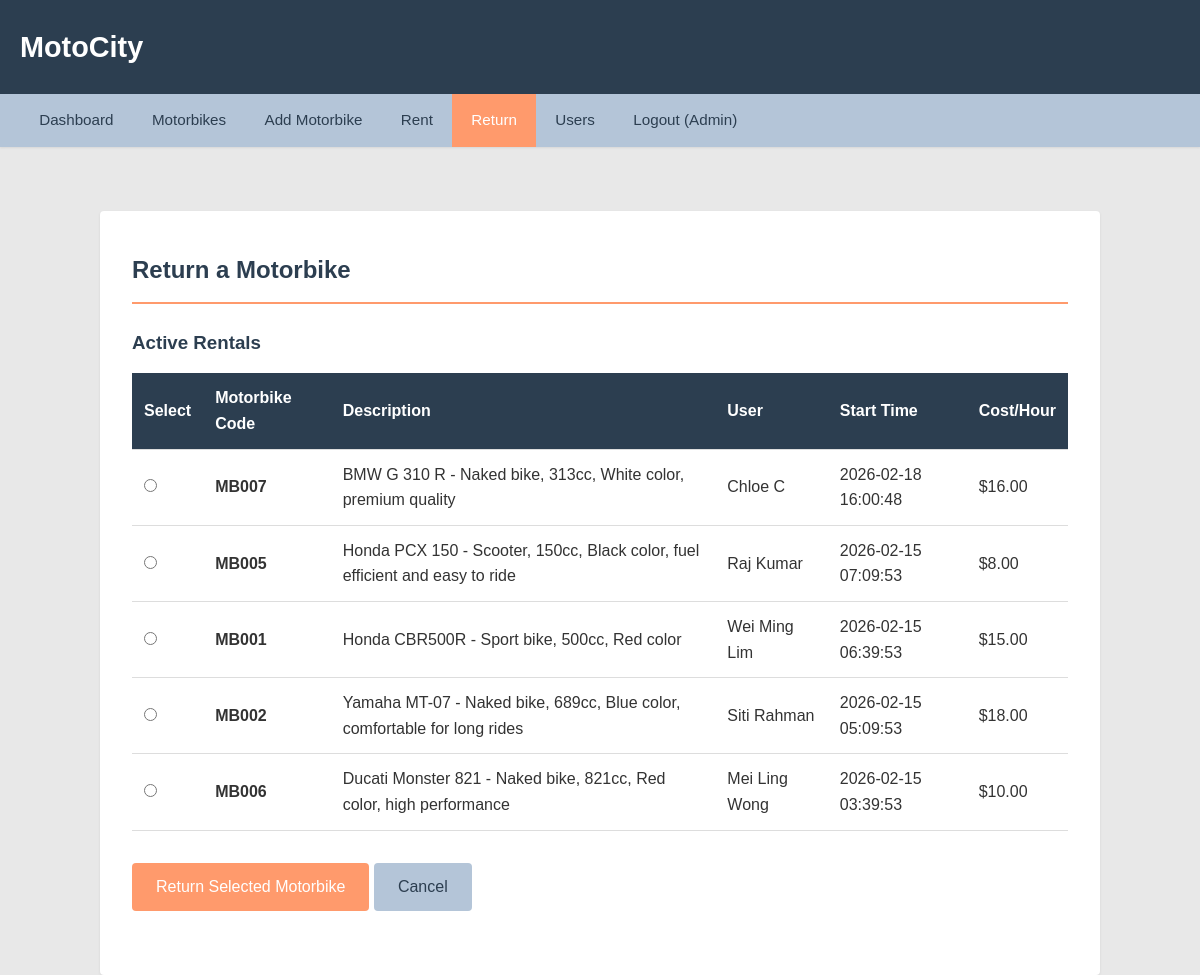
The app's page /return.php (signed in) with its own data.
### tables this page shows
CREATE TABLE `rentals` (
  `rentalId` int(11) NOT NULL AUTO_INCREMENT,
  `userId` int(11) NOT NULL,
  `motorbikeCode` varchar(50) NOT NULL,
  `startDateTime` datetime NOT NULL,
  `endDateTime` datetime DEFAULT NULL,
  `costPerHourAtStart` decimal(10,2) NOT NULL,
  `status` enum('ACTIVE','COMPLETED') NOT NULL DEFAULT 'ACTIVE',
  `created_at` timestamp NOT NULL DEFAULT current_timestamp(),
  PRIMARY KEY (`rentalId`),
  KEY `idx_user` (`userId`),
  KEY `idx_motorbike` (`motorbikeCode`),
  KEY `idx_status` (`status`),
  KEY `idx_start_date` (`startDateTime`),
  CONSTRAINT `rentals_ibfk_1` FOREIGN KEY (`userId`) REFERENCES `users` (`id`) ON DELETE CASCADE,
  CONSTRAINT `rentals_ibfk_2` FOREIGN KEY (`motorbikeCode`) REFERENCES `motorbikes` (`code`) ON DELETE CASCADE
);

CREATE TABLE `motorbikes` (
  `code` varchar(50) NOT NULL,
  `rentingLocation` varchar(200) NOT NULL,
  `description` text NOT NULL,
  `costPerHour` decimal(10,2) NOT NULL CHECK (`costPerHour` > 0),
  `created_at` timestamp NOT NULL DEFAULT current_timestamp(),
  PRIMARY KEY (`code`),
  KEY `idx_location` (`rentingLocation`)
);

CREATE TABLE `users` (
  `id` int(11) NOT NULL AUTO_INCREMENT,
  `name` varchar(100) NOT NULL,
  `surname` varchar(100) NOT NULL,
  `phone` varchar(20) NOT NULL,
  `email` varchar(150) NOT NULL,
  `type` enum('Administrator','User') NOT NULL DEFAULT 'User',
  `password` varchar(255) NOT NULL,
  `created_at` timestamp NOT NULL DEFAULT current_timestamp(),
  PRIMARY KEY (`id`),
  UNIQUE KEY `email` (`email`),
  KEY `idx_email` (`email`),
  KEY `idx_type` (`type`)
);

### classes/Auth.php (called while the page is built, shortened)
<?php
class Auth {
    public static function isAdmin() {
        return isset($_SESSION['user_type']) && $_SESSION['user_type'] === 'Administrator';
    }
}
?>

### classes/Database.php (called while the page is built, shortened)
<?php
class Database {
    private static $instance = null;
    private $conn;
    private function __construct() {
        $servername = "localhost";
        $username = "root";
        $password = "";
        $dbname = "motocity";
        $this->conn = new mysqli($servername, $username, $password, $dbname);
    }
    public static function getInstance() {
        if (self::$instance === null) {
            self::$instance = new Database();
        }
        return self::$instance;
    }
    public function getConnection() {
        return $this->conn;
    }
}
?>

### classes/Rental.php (called while the page is built, shortened)
<?php
class Rental {
    private $conn;
    public function __construct() {
        $this->conn = Database::getInstance()->getConnection();
    }
    public function getAllActiveRentals() {
        $sql = "SELECT r.*, m.description, m.rentingLocation, u.name, u.surname, u.email
                FROM rentals r
                INNER JOIN motorbikes m ON r.motorbikeCode = m.code
                INNER JOIN users u ON r.userId = u.id
                WHERE r.status = 'ACTIVE'
                ORDER BY r.startDateTime DESC";
        $result = $this->conn->query($sql);
        return $result->fetch_all(MYSQLI_ASSOC);
    }
}
?>

### return.php (the view, shortened to what this page needs)
<?php
require_once 'classes/Database.php';
require_once 'classes/Auth.php';
require_once 'classes/Rental.php';
$isAdmin = Auth::isAdmin();
$success = '';
$rental = new Rental();
if ($isAdmin) {
    $activeRentals = $rental->getAllActiveRentals();
} else {
    $activeRentals = $rental->getActiveRentalsByUser(Auth::getCurrentUserId());
}
?>
<!DOCTYPE html>
<html lang="en">
<head>
    <link rel="stylesheet" href="assets/css/style.css">
</head>
<body>
    <?php include 'includes/header.php'; ?>
    <?php include 'includes/nav.php'; ?>
    <main class="container">
        <h2>Return a Motorbike</h2>
        <?php if ($success): ?>
            <div class="message success">
                <?php echo $success; ?>
            </div>
            <div class="mt-2">
                <a href="return.php" class="btn">Return Another</a>
                <a href="dashboard.php" class="btn btn-secondary">Back to Dashboard</a>
            </div>
        <?php else: ?>
            <?php if (empty($activeRentals)): ?>
                <div class="message info">
                    No active rentals to return.
                </div>
            <?php else: ?>
                <h3>Active Rentals</h3>
                <form method="POST" action="return.php">
                    <table>
                        <thead>
                            <tr>
                                <th>Select</th>
                                <th>Motorbike Code</th>
                                <th>Description</th>
                                <?php if ($isAdmin): ?>
                                    <th>User</th>
                                <?php endif; ?>
                                <th>Start Time</th>
                                <th>Cost/Hour</th>
                            </tr>
                        </thead>
                        <tbody>
                            <?php foreach ($activeRentals as $r): ?>
                                <tr>
                                    <td>
                                        <input type="radio" name="rental_id" value="<?php echo $r['rentalId']; ?>" required>
                                    </td>
                                    <td><strong><?php echo htmlspecialchars($r['motorbikeCode']); ?></strong></td>
                                    <td><?php echo htmlspecialchars($r['description']); ?></td>
                                    <?php if ($isAdmin): ?>
                                        <td><?php echo htmlspecialchars($r['name'] . ' ' . $r['surname']); ?></td>
                                    <?php endif; ?>
                                    <td><?php echo $r['startDateTime']; ?></td>
                                    <td>$<?php echo number_format($r['costPerHourAtStart'], 2); ?></td>
                                </tr>
                            <?php endforeach; ?>
                        </tbody>
                    </table>
                    <div class="form-group mt-2">
                        <button type="submit" class="btn">Return Selected Motorbike</button>
                        <a href="dashboard.php" class="btn btn-secondary">Cancel</a>
                    </div>
                </form>
            <?php endif; ?>
        <?php endif; ?>
    </main>
</body>
</html>

### assets/css/style.css (style rules this page uses)
:root { --color-light: #E8E8E8; --color-secondary: #B4C5D8; --color-primary: #2C3E50; --color-accent: #FF9A6C; --color-text: #333; --color-white: #ffffff; }
* { margin: 0; padding: 0; box-sizing: border-box; }
body { font-family: Arial, sans-serif; line-height: 1.6; color: var(--color-text); background-color: var(--color-light); }
.container { max-width: 1200px; margin: 0 auto; padding: 0px 20px; }
main { background-color: var(--color-white); margin: 4rem auto 3rem auto; padding: 2rem; border-radius: 4px; box-shadow: 0 1px 3px rgba(0,0,0,0.08); min-height: 500px; }
h2 { color: var(--color-primary); margin-bottom: 1.5rem; border-bottom: 2px solid var(--color-accent); padding-bottom: 0.75rem; font-weight: 600; }
h3 { color: var(--color-primary); margin-top: 1.5rem; margin-bottom: 1rem; font-weight: 600; }
.form-group { margin-bottom: 1.5rem; }
.btn { display: inline-block; padding: 0.75rem 1.5rem; background-color: var(--color-accent); color: var(--color-white); border: none; border-radius: 4px; cursor: pointer; text-decoration: none; font-size: 1rem; font-weight: 500; line-height: 1.5; box-sizing: border-box; }
.btn-secondary { background-color: var(--color-secondary); color: var(--color-primary); padding: 0.75rem 1.5rem; line-height: 1.5; }
table { width: 100%; border-collapse: collapse; margin-top: 1rem; }
table th, table td { padding: 0.75rem; text-align: left; border-bottom: 1px solid #ddd; }
table th { background-color: var(--color-primary); color: var(--color-white); font-weight: bold; }
.mt-2 { margin-top: 2rem; }

### return.php (style rules this page uses)
main.container { max-width: 1000px; padding: 2.5rem 2rem; margin-top: 4rem; }

### records on screen
rentals: motorbikeCode "MB007", motorbikeCode.description "BMW G 310 R - Naked bike, 313cc, White color, premium quality", userId.surname "Chloe C", startDateTime "2026-02-18 16:00:48", costPerHourAtStart "16.00"
rentals: motorbikeCode "MB005", motorbikeCode.description "Honda PCX 150 - Scooter, 150cc, Black color, fuel efficient and easy to ride", userId.surname "Raj Kumar", startDateTime "2026-02-15 07:09:53", costPerHourAtStart "8.00"
rentals: motorbikeCode "MB001", motorbikeCode.description "Honda CBR500R - Sport bike, 500cc, Red color", userId.surname "Wei Ming Lim", startDateTime "2026-02-15 06:39:53", costPerHourAtStart "15.00"
rentals: motorbikeCode "MB002", motorbikeCode.description "Yamaha MT-07 - Naked bike, 689cc, Blue color, comfortable for long rides", userId.surname "Siti Rahman", startDateTime "2026-02-15 05:09:53", costPerHourAtStart "18.00"
rentals: motorbikeCode "MB006", motorbikeCode.description "Ducati Monster 821 - Naked bike, 821cc, Red color, high performance", userId.surname "Mei Ling Wong", startDateTime "2026-02-15 03:39:53", costPerHourAtStart "10.00"

### other values on screen
Auth::getCurrentUserName() "Admin"
